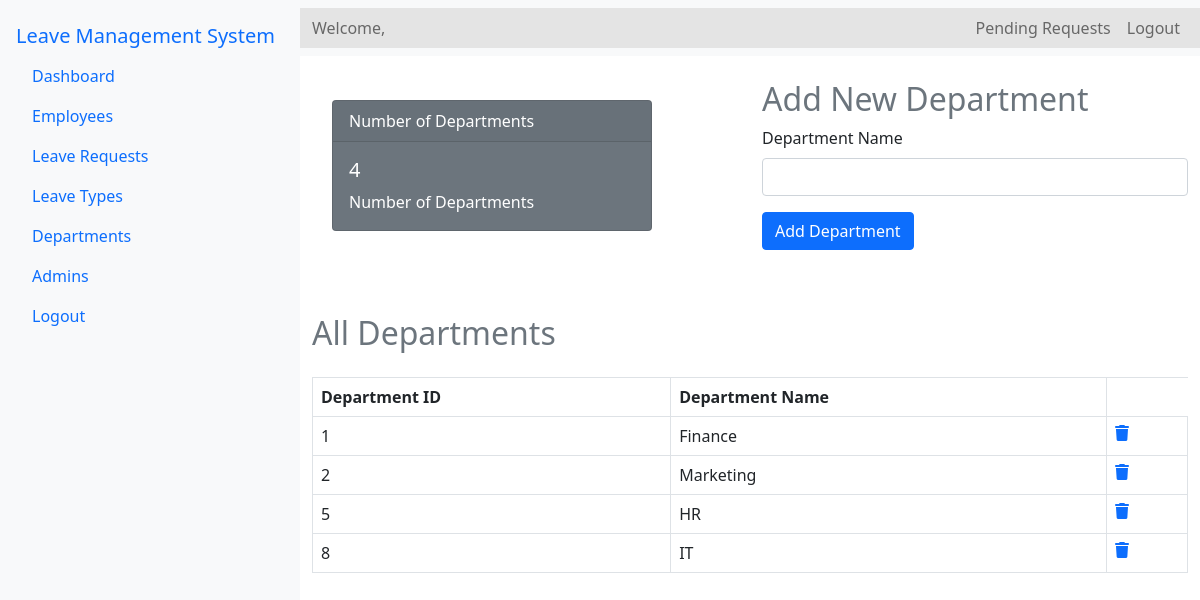
Page /Source/admin/departments.php (signed in) on the committed database.
### tables this page shows
CREATE TABLE `departments` (
  `d_name` varchar(100) NOT NULL,
  `D_id` int(11) NOT NULL,
  `D_description` varchar(1000) NOT NULL
);

### Source/admin/departments.php (the view, shortened to what this page needs)
<?php
include '../config.php';
$admin_email = $_SESSION['email'];
$stml = $conn->prepare("SELECT A_id, A_name FROM admin WHERE A_email = ?");
$stml->bind_param("s", $admin_email);
$stml->execute();
$stml->store_result();
$stml->bind_result($admin_id, $admin_name);
$d_count_query = "SELECT COUNT(*) as count FROM departments";
$d_count_result = $conn->query($d_count_query);
$d_count = $d_count_result->fetch_assoc()['count'];
$d_query = "SELECT * FROM departments";
$d_result = $conn->query($d_query);
?>
<!DOCTYPE html>
<html lang="en">
<head>
    <link rel="stylesheet" href="../bootstrap-5.0.2-dist/css/bootstrap.min.css">
    <link rel="stylesheet" href="../css/admin-dashboard.css">
    <link rel="stylesheet" href="https://cdnjs.cloudflare.com/ajax/libs/font-awesome/6.0.0-beta3/css/all.min.css">
    <link rel="stylesheet" href="../css/main.css">
</head>
<body>
<div class="d-flex">
    <nav class="nav flex-column bg-light p-3" style="width: 300px; min-height: 100vh;">
        <a class="navbar-brand" href="a-dashboard.php">Leave Management System</a>
        <a class="nav-link" href="a-dashboard.php"> Dashboard</a>
        <a class="nav-link" href="employees.php"> Employees</a>
        <a class="nav-link d-flex justify-content-between align-items-center" href="leave-requests.php">
    Leave Requests
</a>
        <a class="nav-link" href="leave-types.php"> Leave Types</a>
        <a class="nav-link" href="departments.php"> Departments</a>
        <a class="nav-link" href="admins.php"> Admins</a>
        <a class="nav-link" href="logout.php" onclick="return confirmLogout();">Logout</a>
    </nav>
    <div class="flex-grow-1">
    <nav class="navbar navbar-expand-lg navbar-light bg-light">
    <div class="container-fluid">
        <span class="navbar-text">
            Welcome, <?php echo $admin_name; ?>
        </span>
        <div class="collapse navbar-collapse" id="navbarNavDropdown">
            <ul class="navbar-nav ms-auto">
                <li class="nav-item">
                    <a class="nav-link" href="leave-requests.php">
                        Pending Requests
                    </a>
                </li>
                <li class="nav-item">
                    <a class="nav-link" href="logout.php" onclick="return confirmLogout();">Logout</a>
                </li>
            </ul>
        </div>
    </div>
</nav>
        <div class="container mt-4">
            <div class="row">
                <div class="col-md-6" style="max-width: 30rem;">
                <div class="card text-white bg-secondary mb-3" style="max-width: 20rem;">
                        <div class="card-header">Number of Departments</div>
                        <div class="card-body">
                            <h5 class="card-title"><?php echo $d_count; ?></h5>
                            <p class="card-text">Number of Departments</p>
                        </div>
                    </div>
                </div>
                <div class="col-md-6" >
                    <h2 class="text-secondary">Add New Department</h2>
                    <form action="add-department.php"  method="post">
                        <div class="mb-3">
                            <label for="adminName" class="form-label">Department Name</label>
                            <input type="text" class="form-control" id="dName" name="dName" required>
                        </div>
                        <button type="submit" class="btn btn-primary">Add Department</button>
                    </form>
                </div>
            </div>
            <div class="mt-5">
                <h2 class="text-secondary">All Departments</h2>
                <table class="table table-bordered mt-4">
                    <thead>
                        <tr>
                            <th>Department ID</th>
                            <th>Department Name</th>
                        </tr>
                    </thead>
                    <tbody>
                        <?php while ($row = $d_result->fetch_assoc()): ?>
                        <tr>
                            <td><?php echo htmlspecialchars($row['D_id']); ?></td>
                            <td><?php echo htmlspecialchars($row['d_name']); ?></td>
                            <td>
                                <a href="department-delete.php?D_id=<?php echo htmlspecialchars($row['D_id']); ?>" onclick="return confirm('Are you sure you want to delete this Department?')"><i class="fas fa-trash"></i></a>
                            </td>
                        </tr>
                        <?php endwhile; ?>
                    </tbody>
                </table>
            </div>
        </div>
    </div>
</div>
</body>
</html>

### Source/css/admin-dashboard.css (style rules this page uses)
.container { margin-top: 20px; }
.table { margin-top: 20px; }
.card { margin: 20px; flex: 1; }
.container-fluid { background-color: rgb(228, 228, 228); }

### rows in the picture
departments: D_id "1", d_name "Finance"
departments: D_id "2", d_name "Marketing"
departments: D_id "5", d_name "HR"
departments: D_id "8", d_name "IT"

### other values in the picture
$d_count "4"
